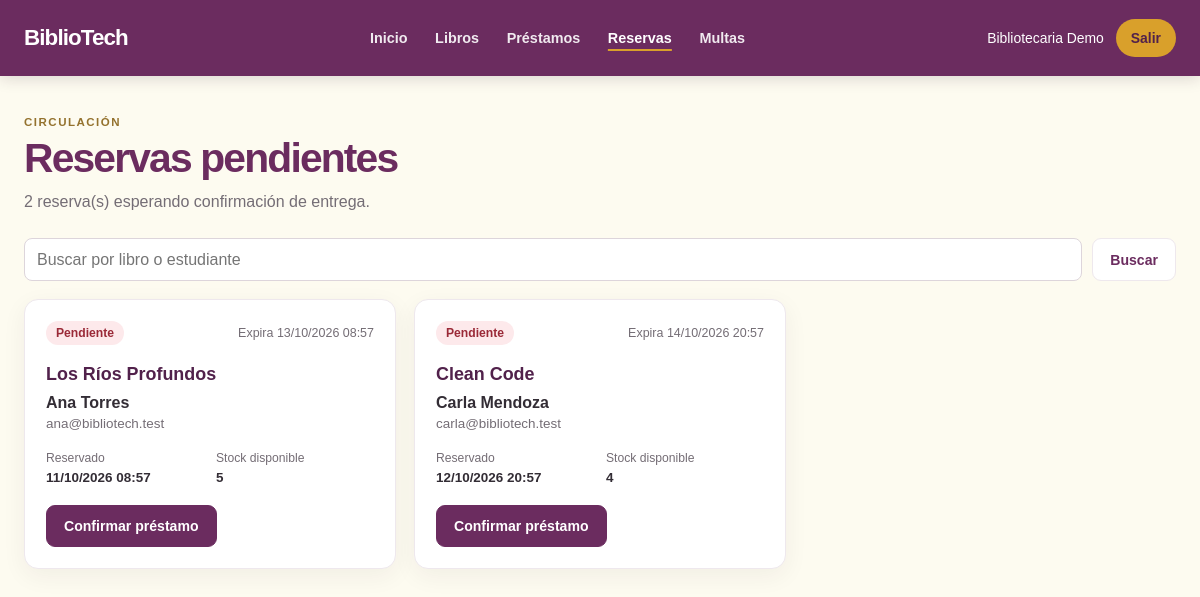
The page /bibliotecario/reservas (signed in) on the database its author committed.
### tables this page shows
CREATE TABLE IF NOT EXISTS reservas (
    id               BIGINT UNSIGNED NOT NULL AUTO_INCREMENT,
    id_usuario       BIGINT UNSIGNED NOT NULL,
    id_libro         BIGINT UNSIGNED NOT NULL,
    fecha_reserva    DATETIME NOT NULL,
    fecha_expiracion DATETIME NOT NULL,
    estado           ENUM('pendiente','confirmada','expirada','cancelada') NOT NULL DEFAULT 'pendiente',
    created_at       TIMESTAMP NOT NULL DEFAULT CURRENT_TIMESTAMP,
    updated_at       TIMESTAMP NOT NULL DEFAULT CURRENT_TIMESTAMP ON UPDATE CURRENT_TIMESTAMP,
    PRIMARY KEY (id),
    KEY idx_reservas_usuario (id_usuario),
    KEY idx_reservas_libro (id_libro),
    CONSTRAINT fk_reservas_usuario FOREIGN KEY (id_usuario) REFERENCES usuarios (id),
    CONSTRAINT fk_reservas_libro FOREIGN KEY (id_libro) REFERENCES libros (id)
);

CREATE TABLE IF NOT EXISTS libros (
    id               BIGINT UNSIGNED NOT NULL AUTO_INCREMENT,
    titulo           VARCHAR(255) NOT NULL,
    autor            VARCHAR(180) NOT NULL,
    isbn             VARCHAR(20) NOT NULL,
    id_categoria     BIGINT UNSIGNED NOT NULL,
    editorial        VARCHAR(150) NULL,
    anio             SMALLINT UNSIGNED NULL,
    portada_url      VARCHAR(500) NULL,
    sinopsis         TEXT NULL,
    stock_total      INT UNSIGNED NOT NULL DEFAULT 1,
    stock_disponible INT UNSIGNED NOT NULL DEFAULT 1,
    created_at       TIMESTAMP NOT NULL DEFAULT CURRENT_TIMESTAMP,
    updated_at       TIMESTAMP NOT NULL DEFAULT CURRENT_TIMESTAMP ON UPDATE CURRENT_TIMESTAMP,
    PRIMARY KEY (id),
    UNIQUE KEY uq_libros_isbn (isbn),
    KEY idx_libros_categoria (id_categoria),
    CONSTRAINT fk_libros_categoria FOREIGN KEY (id_categoria) REFERENCES categorias (id)
);

CREATE TABLE IF NOT EXISTS usuarios (
    id            BIGINT UNSIGNED NOT NULL AUTO_INCREMENT,
    nombre        VARCHAR(120) NOT NULL,
    email         VARCHAR(180) NOT NULL,
    password_hash VARCHAR(255) NOT NULL,
    rol           ENUM('estudiante','bibliotecario','administrador') NOT NULL DEFAULT 'estudiante',
    estado        ENUM('activo','bloqueado') NOT NULL DEFAULT 'activo',
    created_at    TIMESTAMP NOT NULL DEFAULT CURRENT_TIMESTAMP,
    updated_at    TIMESTAMP NOT NULL DEFAULT CURRENT_TIMESTAMP ON UPDATE CURRENT_TIMESTAMP,
    PRIMARY KEY (id),
    UNIQUE KEY uq_usuarios_email (email)
);

### app/Core/View.php (called while the page is built, shortened)
<?php
final class View
{
    public static function e(mixed $value): string
    {
        return htmlspecialchars((string) $value, ENT_QUOTES | ENT_SUBSTITUTE, 'UTF-8');
    }
    public static function url(string $path): string
    {
        return self::e(Url::to($path));
    }
    public static function render(string $view, array $data = [], string $layout = 'admin/layout'): void
    {
        $viewsPath = dirname(__DIR__) . '/Views/';
        extract($data, EXTR_SKIP);
        require $viewsPath . $view . '.php';
    }
    public static function fecha(?string $value, bool $conHora = false): string
    {
        $time = strtotime($value);
        return $time === false ? '—' : date($conHora ? 'd/m/Y H:i' : 'd/m/Y', $time);
    }
}

### app/Controllers/Bibliotecario/BaseController.php (called while the page is built, shortened)
<?php
abstract class BaseController
{
    protected array $usuario;
    public function __construct()
    {
        $this->usuario = Auth::requireRole(['bibliotecario']);
    }
    protected function render(string $vista, string $seccion, string $titulo, array $data = []): void
    {
        View::render($vista, $data + [
            'seccion' => $seccion,
            'titulo' => $titulo,
            'usuario' => $this->usuario,
            'csrf' => Csrf::token(),
            'mensajes' => Flash::pull(),
        ], 'bibliotecario/layout');
    }
    protected function texto(string $clave, ?array $origen = null): string
    {
        $origen ??= $_POST;
        $valor = $origen[$clave] ?? '';
        return is_string($valor) ? trim($valor) : '';
    }
    protected function busqueda(): string
    {
        return mb_substr($this->texto('q', $_GET), 0, 100);
    }
    protected function pagina(): int
    {
        $pagina = filter_var($_GET['page'] ?? 1, FILTER_VALIDATE_INT);
        return $pagina === false || $pagina === null ? 1 : max(1, $pagina);
    }
}

### app/Controllers/Bibliotecario/ReservaController.php (called while the page is built, shortened)
<?php
final class ReservaController extends BaseController
{
    public function index(): void
    {
        $reservas = new Reserva();
        $q = $this->busqueda();
        $pag = new Paginator($reservas->contar('pendiente', $q), self::POR_PAGINA, $this->pagina());
        $this->render('bibliotecario/reservas/index', 'reservas', 'Reservas pendientes', [
            'filas' => $reservas->listar('pendiente', $q, $pag->perPage, $pag->offset),
            'pag' => $pag,
            'q' => $q,
        ]);
    }
}

### app/Routes/bibliotecario.php (called while the page is built, shortened)
<?php
$router->get('/bibliotecario', static fn () => (new InicioController())->index());
$router->get('/bibliotecario/libros', static fn () => (new LibroController())->index());
$router->get('/bibliotecario/prestamos', static fn () => (new PrestamoController())->index());
$router->get('/bibliotecario/prestamos/crear', static fn () => (new PrestamoController())->crear());
$router->post('/bibliotecario/prestamos/guardar', static fn () => (new PrestamoController())->guardar());
$router->post('/bibliotecario/prestamos/devolver', static fn () => (new PrestamoController())->devolver());
$router->get('/bibliotecario/reservas', static fn () => (new ReservaController())->index());

### app/Core/Router.php (called while the page is built, shortened)
<?php
final class Router
{
    private array $routes = [];
    public function dispatch(string $method, string $requestUri): void
    {
        $path = parse_url($requestUri, PHP_URL_PATH);
        $path = '/' . trim($path, '/');
        $handler = $this->routes[strtoupper($method)][$path] ?? null;
        $handler();
    }
    private function add(string $method, string $path, callable $handler): void
    {
        $normalizedPath = '/' . trim($path, '/');
        $this->routes[$method][$normalizedPath] = $handler;
    }
}

### index.php (called while the page is built, shortened)
<?php
spl_autoload_register(static function (string $class): void {
    $prefix = 'App\\';
    $relativeClass = substr($class, strlen($prefix));
    $file = __DIR__ . '/app/' . str_replace('\\', '/', $relativeClass) . '.php';
});
$auth = new AuthController();
$dashboard = new DashboardController();
$catalogo = new CatalogoController();
$reservas = new ReservaController();
$multas = new MultaController();
$router = new Router();
$router->get('/', [$auth, 'index']);
$router->get('/login', [$auth, 'showLogin']);
$router->post('/login', [$auth, 'login']);
$router->get('/register', [$auth, 'showRegister']);
$router->post('/register', [$auth, 'register']);
$router->post('/logout', [$auth, 'logout']);
$router->get('/home', [$dashboard, 'showHome']);
$router->get('/catalogo', [$catalogo, 'index']);
$router->get('/catalogo/show', [$catalogo, 'show']);
$router->get('/mis-reservas', [$reservas, 'index']);
$router->post('/reservas/crear', [$reservas, 'crear']);
$router->post('/reservas/cancelar', [$reservas, 'cancelar']);
$router->get('/mis-multas', [$multas, 'index']);
$router->post('/mis-multas/pagar', [$multas, 'pagar']);
require __DIR__ . '/app/Routes/bibliotecario.php';
try {
    $router->dispatch($_SERVER['REQUEST_METHOD'] ?? 'GET', $_SERVER['REQUEST_URI'] ?? '/');
} catch (Throwable $exception) {
    error_log((string) $exception);
    http_response_code(500);
    echo 'Ocurrió un error interno. Inténtalo de nuevo más tarde.';
}

### app/Core/Database.php (called while the page is built, shortened)
<?php
final class Database
{
    private static ?PDO $connection = null;
    public static function connection(): PDO
    {
        if (self::$connection === null) {
            $host = getenv('DB_HOST') ?: '127.0.0.1';
            $database = getenv('DB_NAME') ?: 'bdbibliotech';
            $username = getenv('DB_USER') ?: 'root';
            $password = getenv('DB_PASSWORD') ?: '';
            $dsn = sprintf('mysql:host=%s;dbname=%s;charset=utf8mb4', $host, $database);
            self::$connection = new PDO($dsn, $username, $password, [
                PDO::ATTR_ERRMODE => PDO::ERRMODE_EXCEPTION,
                PDO::ATTR_DEFAULT_FETCH_MODE => PDO::FETCH_ASSOC,
                PDO::ATTR_EMULATE_PREPARES => false,
            ]);
        }
        return self::$connection;
    }
}

### app/Models/Reserva.php (called while the page is built, shortened)
<?php
final class Reserva
{
    private PDO $db;
    public function __construct(?PDO $db = null)
    {
        $this->db = $db ?? Database::connection();
    }
    private function filtro(string $estado, string $busqueda): array
    {
        $like = '%' . $busqueda . '%';
        $where = '(l.titulo LIKE :titulo OR u.nombre LIKE :nombre OR u.email LIKE :email)';
        $params = ['titulo' => $like, 'nombre' => $like, 'email' => $like];
        if (in_array($estado, self::ESTADOS, true)) {
            $where .= ' AND r.estado = :estado';
            $params['estado'] = $estado;
        }
        return [$where, $params];
    }
    public function contar(string $estado, string $busqueda): int
    {
        [$where, $params] = $this->filtro($estado, $busqueda);
        $statement = $this->db->prepare(
            "SELECT COUNT(*)
             FROM reservas r
             INNER JOIN libros l ON l.id = r.id_libro
             INNER JOIN usuarios u ON u.id = r.id_usuario
             WHERE $where"
        );
        $statement->execute($params);
        return (int) $statement->fetchColumn();
    }
    public function listar(string $estado, string $busqueda, int $limite, int $offset): array
    {
        [$where, $params] = $this->filtro($estado, $busqueda);
        $statement = $this->db->prepare(
            "SELECT r.id, r.fecha_reserva, r.fecha_expiracion, r.estado,
                    l.titulo AS libro, l.stock_disponible,
                    u.nombre AS usuario, u.email
             FROM reservas r
             INNER JOIN libros l ON l.id = r.id_libro
             INNER JOIN usuarios u ON u.id = r.id_usuario
             WHERE $where
             ORDER BY (r.estado = 'pendiente') DESC, r.fecha_expiracion ASC, r.id DESC
             LIMIT :limite OFFSET :desplazamiento"
        );
        $statement->bindValue(':titulo', '%' . $busqueda . '%');
        $statement->bindValue(':nombre', '%' . $busqueda . '%');
        $statement->bindValue(':email', '%' . $busqueda . '%');
        if (in_array($estado, self::ESTADOS, true)) {
            $statement->bindValue(':estado', $estado);
        }
        $statement->bindValue(':limite', max(1, $limite), PDO::PARAM_INT);
        $statement->bindValue(':desplazamiento', max(0, $offset), PDO::PARAM_INT);
        $statement->execute();
        return $statement->fetchAll();
    }
}

### app/Core/Paginator.php (called while the page is built, shortened)
<?php
final class Paginator
{
    public function __construct(public readonly int $total, public readonly int $perPage = 10, mixed $requestedPage = 1)
    {
        $this->pages = max(1, (int) ceil($total / $perPage));
        $this->page = min(max(1, (int) $requestedPage), $this->pages);
    }
}

### app/Core/Url.php (called while the page is built, shortened)
<?php
final class Url
{
    private static string $basePath = '';
    public static function setBasePath(string $basePath): void
    {
        self::$basePath = rtrim($basePath, '/');
    }
    public static function to(string $path): string
    {
        return self::$basePath . '/' . ltrim($path, '/');
    }
}

### app/Views/bibliotecario/reservas/index.php (the view, shortened to what this page needs)
<section class="librarian-page-heading">
    <div>
        <p class="librarian-eyebrow">Circulación</p>
        <h1>Reservas pendientes</h1>
        <p><?= $pag->total ?> reserva(s) esperando confirmación de entrega.</p>
    </div>
</section>
<form class="librarian-filters" method="get" action="<?= View::url('/bibliotecario/reservas') ?>">
    <input id="reservation-search" type="search" name="q" value="<?= View::e($q) ?>" placeholder="Buscar por libro o estudiante" maxlength="100">
    <button class="librarian-button button-secondary" type="submit">Buscar</button>
</form>
<?php if ($filas === []): ?>
    <section class="librarian-empty"><h2>No hay reservas pendientes</h2><p>Las nuevas reservas aparecerán aquí.</p></section>
<?php else: ?>
    <section class="reservation-grid" aria-label="Reservas pendientes">
        <?php foreach ($filas as $fila): ?>
            <article class="reservation-card">
                <div class="reservation-card-heading">
                    <span class="librarian-badge status-pendiente">Pendiente</span>
                    <span class="reservation-expiration">Expira <?= View::fecha($fila['fecha_expiracion'], true) ?></span>
                </div>
                <h2><?= View::e($fila['libro']) ?></h2>
                <p class="reservation-user"><?= View::e($fila['usuario']) ?></p>
                <p class="reservation-email"><?= View::e($fila['email']) ?></p>
                <dl>
                    <div><dt>Reservado</dt><dd><?= View::fecha($fila['fecha_reserva'], true) ?></dd></div>
                    <div><dt>Stock disponible</dt><dd><?= (int) $fila['stock_disponible'] ?></dd></div>
                </dl>
                <form method="post" action="<?= View::url('/bibliotecario/reservas/confirmar') ?>">
                    <button class="librarian-button" type="submit">Confirmar préstamo</button>
                </form>
            </article>
        <?php endforeach; ?>
    </section>
<?php endif; ?>

### rows shown on the page
reservas: fecha_expiracion "13/10/2026 08:57", id_libro.titulo "Los Ríos Profundos", id_usuario.nombre "Ana Torres", id_usuario.email "ana@bibliotech.test", fecha_reserva "11/10/2026 08:57", id_libro.stock_disponible "5"
reservas: fecha_expiracion "14/10/2026 20:57", id_libro.titulo "Clean Code", id_usuario.nombre "Carla Mendoza", id_usuario.email "carla@bibliotech.test", fecha_reserva "12/10/2026 20:57", id_libro.stock_disponible "4"

### other values the page prints
View::e($etiqueta) "Inicio"
View::e($etiqueta) "Libros"
View::e($etiqueta) "Préstamos"
View::e($etiqueta) "Reservas"
View::e($etiqueta) "Multas"
View::e($usuario['nombre'] ?? '') "Bibliotecaria Demo"
$pag->total "2"
